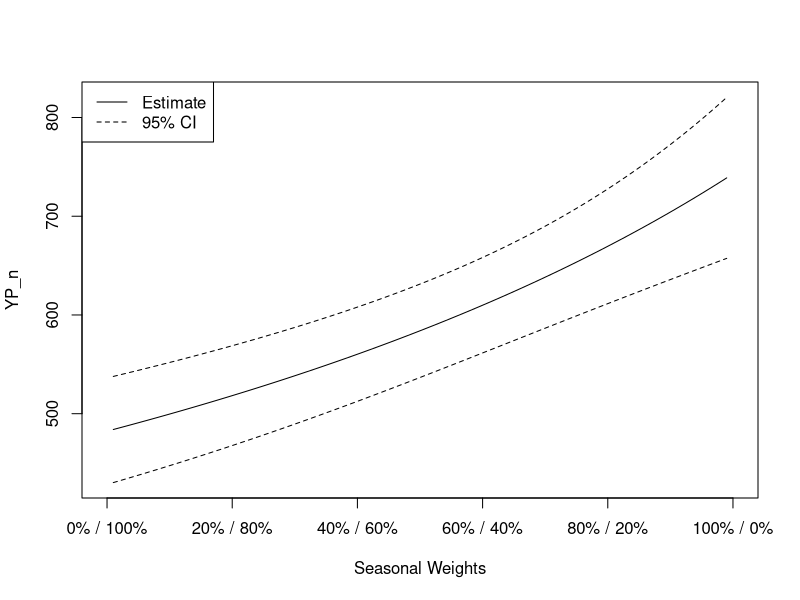
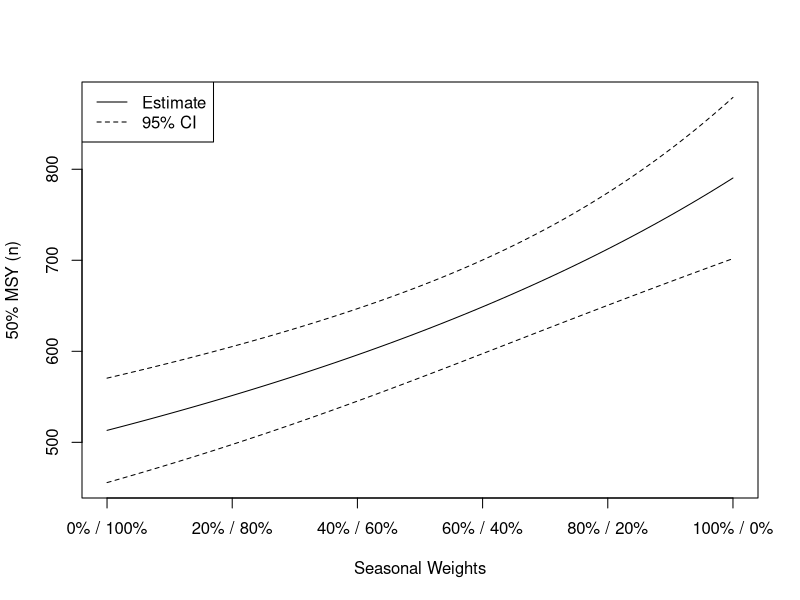
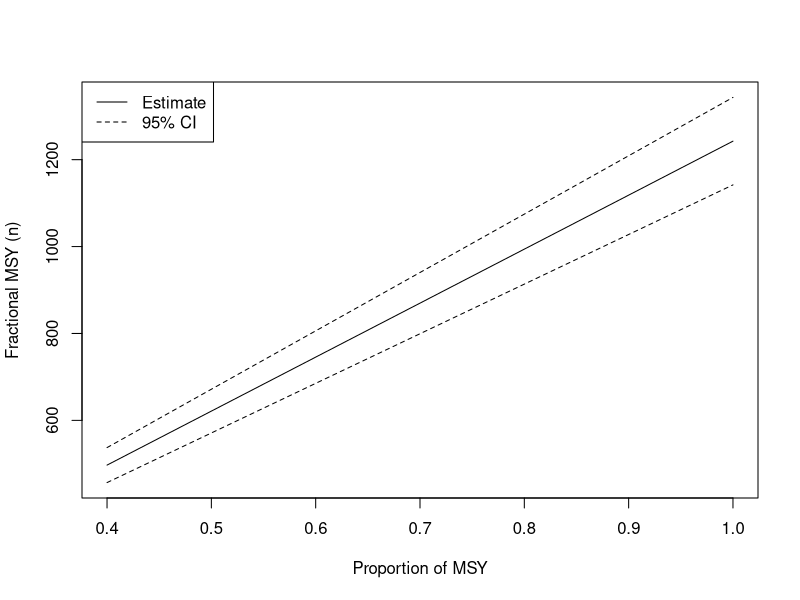
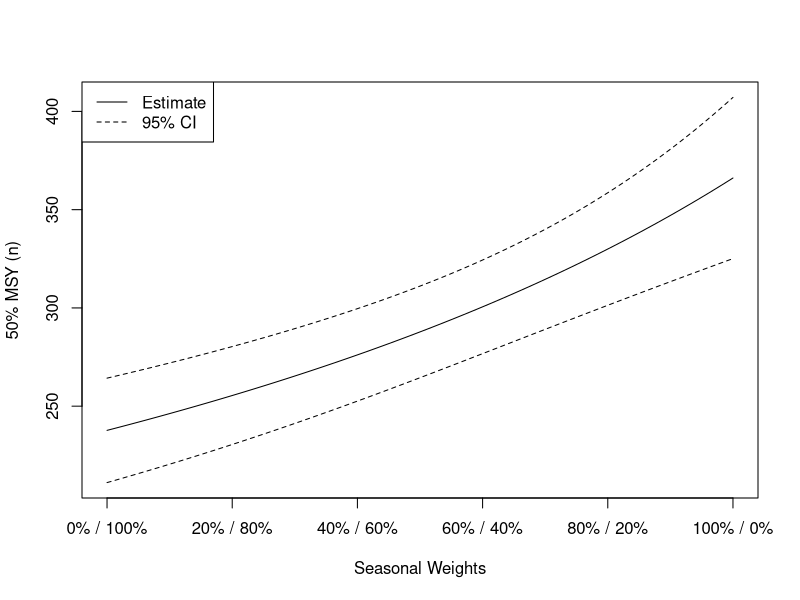
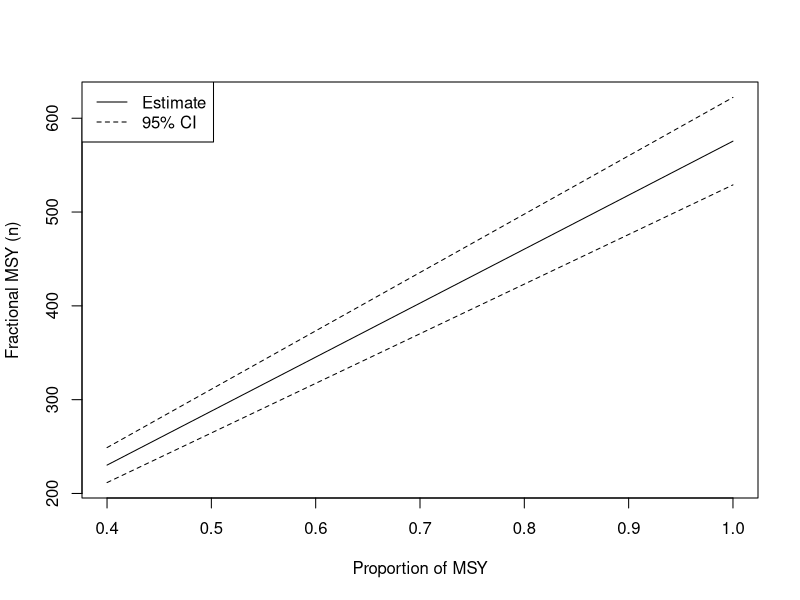
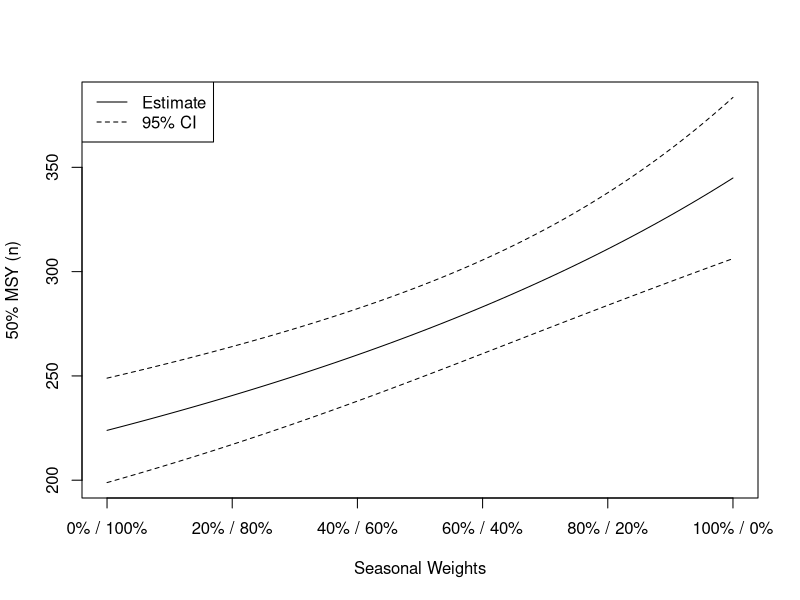
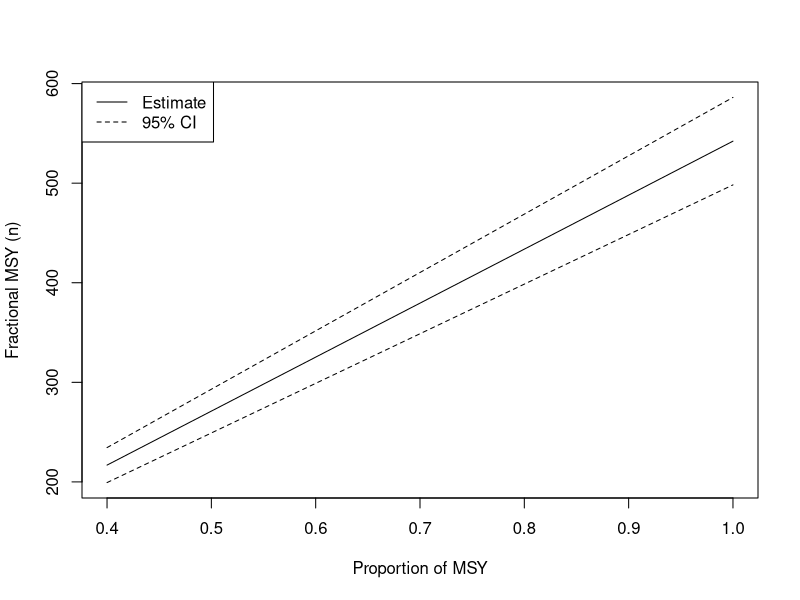

Recreate these plots in R, in order.
## ---- chunk 1
knitr::opts_chunk$set(echo = FALSE, dpi=300, fig.height = 7, fig.width = 10, message=FALSE, warning=FALSE)
## ---- chunk 2
library(tidyverse)

## per Corey email 9/4/2024
legal_nobait <- read_csv("BOF_2024/flat_data/legal_nobait.csv")

# ## the data I was sent before
# march_data <- read_csv("Analysis_2024/flat_data/March_Catch_Data.csv")[,-(14:21)]
# june_data <- read_csv("Analysis_2024/flat_data/June_Catch_Data.csv")
# 
# all_data <- data.frame(event = c(rep("March", nrow(march_data)),
#                                  rep("June", nrow(june_data))),
#                        FL = c(march_data$FL, june_data$FL),
#                        TL = c(march_data$FL, june_data$TL),
#                        weight_kg = c(march_data$kg, june_data$Kg),
#                        bait = c(march_data$Bait, june_data$Bait),
#                        gear = c(march_data$Gear, rep(NA, nrow(june_data))),
#                        technique = c(march_data$Technique, rep(NA, nrow(june_data))))
# 
# ## reconstructing legal_nobait from previous data - does it match?
# legal_nobait1 <- filter(all_data, (event == "March") | (event == "June" & bait == "N"))
# 
# (sort(legal_nobait$kg) == sort(legal_nobait1$weight_kg)) # %>% all
# ## it does match!



########### LAM inputs

area <- 3674#3717
log10_area <- log10(area)
log10_YP <- 0.72*log10_area + 0.6
YP_kg <- 10^log10_YP




########### estimating mean weight of harvest
season_weights <- c(0.5, 0.5)   # summer, then winter

# by season
season_Wbar <- tapply(legal_nobait$kg, legal_nobait$Season, mean)
season_n <- tapply(legal_nobait$kg, legal_nobait$Season, length)
season_varWbar <- tapply(legal_nobait$kg, legal_nobait$Season, var)/season_n
season_seWbar <- sqrt(season_varWbar)

# combined
Wbar <- sum(season_weights*season_Wbar)/sum(season_weights)
varWbar <- sum((season_weights^2)*season_varWbar)/(sum(season_weights)^2)
seWbar <- sqrt(varWbar)
## ---- chunk 3
tab1 <- cbind(season_n, season_Wbar, season_seWbar)
colnames(tab1) <- c("n","Wbar_kg","SE(Wbar_kg)")
knitr::kable(tab1[2:1,], digits=3)
## ---- chunk 4
# LAM assuming YP is known without error
YP_n <- YP_kg/Wbar + YP_kg/(Wbar^3)*varWbar
var_YP_n <- (YP_kg^2)/(Wbar^4)*varWbar
se_YP_n <- sqrt(var_YP_n)
ci_YP_n <- YP_n + c(-1,1)*1.96*se_YP_n
## ---- chunk 5
## investigating the effect of different weightings
possible_wts <- seq(.01, .99, by=.01)
ci_YP_n_all <- matrix(nrow=length(possible_wts), ncol=2)
YP_n_all <- rep(NA, length(possible_wts))
for(i in seq_along(possible_wts)) {
  season_weights <- c(possible_wts[i], 1-possible_wts[i])   # summer, then winter

  # by season
  season_Wbar <- tapply(legal_nobait$kg, legal_nobait$Season, mean)
  season_n <- tapply(legal_nobait$kg, legal_nobait$Season, length)
  season_varWbar <- tapply(legal_nobait$kg, legal_nobait$Season, var)/season_n
  season_seWbar <- sqrt(season_varWbar)

  # combined
  Wbar <- sum(season_weights*season_Wbar)/sum(season_weights)
  varWbar <- sum((season_weights^2)*season_varWbar)/(sum(season_weights)^2)
  seWbar <- sqrt(varWbar)

  # LAM assuming YP is known without error
  YP_n <- YP_kg/Wbar + YP_kg/(Wbar^3)*varWbar
  var_YP_n <- (YP_kg^2)/(Wbar^4)*varWbar
  se_YP_n <- sqrt(var_YP_n)
  ci_YP_n <- YP_n + c(-1,1)*1.96*se_YP_n

  YP_n_all[i] <- YP_n
  ci_YP_n_all[i,] <- ci_YP_n
}
plot(NA, xlim=0:1, ylim=range(ci_YP_n_all),
     ylab="YP_n", xlab="Seasonal Weights",
     xaxt="n")
lines(possible_wts, YP_n_all)
lines(possible_wts, ci_YP_n_all[,1], lty=2)
lines(possible_wts, ci_YP_n_all[,2], lty=2)
legend("topleft", lty=1:2, legend=c("Estimate", "95% CI"))

axis(side=1, at=seq(0, 1, by=0.2),
     labels = paste0(seq(0, 100, 20), "% / ",
                    seq(100, 0, -20), "%"))
## ---- chunk 6
# prediction variance of a new lake (Crosswind), on the log scale
predvarsim <- 0.09958763

nsim <- 100000

## vector of simulated YP (kg) of new lake, on the log scale
predlog10YP_kg <- rnorm(nsim, 0.6 + 0.72*log10(area), sqrt(predvarsim))

## back to natural scale
predYP_kg <- 10^predlog10YP_kg
# hist(predYP)

# the sampling variances of the weight samples are incorporated using bootstrapping!
YP_sim <- rep(NA, nsim)
for(i in 1:nsim) {
  winter_boot <- sample(legal_nobait$kg[legal_nobait$Season == "Winter"], replace=TRUE)
  summer_boot <- sample(legal_nobait$kg[legal_nobait$Season == "Summer"], replace=TRUE)

  weight_winter <- 0.5
  # weight_winter <- rbeta(1, 5, 5)
  weight_summer <- 1 - weight_winter

  Wbar <- (weight_winter * mean(winter_boot)) + (weight_summer * mean(summer_boot))
  YP_sim[i] <- predYP_kg[i]/Wbar
}
# hist(YP_sim)
# mean(YP_sim)
# median(YP_sim)
# sd(YP_sim)
# 
# quantile(YP_sim, c(0.025, 0.975))
## ---- chunk 7
## here comes Lester stuff!
Temp <- -3 # direct input
A <- area  # carried from before
D_max <- 44.2 # direct input
D_mn <- 16.5  # direct input
DR <- D_max/D_mn
D_th <- 3.26*(A^0.109)*(D_mn^0.213)*exp(-0.0263*Temp)
pV_hy <- (1-(D_th/D_max))^DR
pV_eb <- exp(-4.63*pV_hy)

# using Lester Winf
L_inf <- 957*(1-exp(-0.14*(1+log(A))))
W_inf_null <- (L_inf/451)^3.2

S <- 1/(1+exp(2.47+(0.386*Temp)-(16.8*pV_hy)))
B_msy <- 8.47*(D_mn*pV_eb*S)/(W_inf_null^1.33)
M <- 0.26*(exp((0.021*Temp)+(0.0004*(Temp^2))))/(W_inf_null^0.30)
msy_ha_null <- B_msy*M
msy_null <- msy_ha_null*area 

# using sampled Winf
W_inf_samp <- 6.35  # direct input
S <- 1/(1+exp(2.47+(0.386*Temp)-(16.8*pV_hy)))
B_msy <- 8.47*(D_mn*pV_eb*S)/(W_inf_samp^1.33)
M <- 0.26*(exp((0.021*Temp)+(0.0004*(Temp^2))))/(W_inf_samp^0.30)
msy_ha_samp <- B_msy*M
msy_samp <- msy_ha_samp*area   

W_inf_mod <- 6.587089  # direct input
S <- 1/(1+exp(2.47+(0.386*Temp)-(16.8*pV_hy)))
B_msy <- 8.47*(D_mn*pV_eb*S)/(W_inf_mod^1.33)
M <- 0.26*(exp((0.021*Temp)+(0.0004*(Temp^2))))/(W_inf_mod^0.30)
msy_ha_mod <- B_msy*M
msy_mod <- msy_ha_mod*area   
## ---- chunk 8
weighted_ests <- function(y_kg, season_weights = c(0.5, 0.5)) {
  # by season
  season_Wbar <- tapply(legal_nobait$kg, legal_nobait$Season, mean)
  season_n <- tapply(legal_nobait$kg, legal_nobait$Season, length)
  season_varWbar <- tapply(legal_nobait$kg, legal_nobait$Season, var)/season_n
  season_seWbar <- sqrt(season_varWbar)

  # combined
  Wbar <- sum(season_weights*season_Wbar)/sum(season_weights)
  varWbar <- sum((season_weights^2)*season_varWbar)/(sum(season_weights)^2)
  seWbar <- sqrt(varWbar)
  
  # assuming YP is known without error
  out <- list()
  out$y_n <- y_kg/Wbar + y_kg/(Wbar^3)*varWbar
  var_y_n <- (y_kg^2)/(Wbar^4)*varWbar
  out$se_y_n <- sqrt(var_y_n)
  out$ci_y_n <- out$y_n + c(-1,1)*1.96*out$se_y_n
  
  return(out)
}
ests_null <- weighted_ests(y_kg = msy_null)
ests_samp <- weighted_ests(y_kg = msy_samp)
ests_mod <- weighted_ests(y_kg = msy_mod)
## ---- chunk 9
comptable <- data.frame(Estimate=c("Lake Area", "Catch sampling", "Bayesian"),
                        W_inf=c(W_inf_null, W_inf_samp, W_inf_mod),
                        MSY=c(msy_null, msy_samp, msy_mod),
                        MSY_n=c(ests_null$y_n, ests_samp$y_n, ests_mod$y_n),
                        MSY_n_50=0.5*c(ests_null$y_n, ests_samp$y_n, ests_mod$y_n))
knitr::kable(comptable, digits=c(0, 2, 0, 0, 0))
## ---- chunk 10
p_winter <- seq(from=0, to=1, by=0.1)
tbl7_null <- tbl7_samp <- tbl7_mod <- 
  data.frame(`SW` = paste(100*(1-p_winter), 100*p_winter, sep="/"),
             W=NA, SE_W=NA, 
             MSY40=NA, MSY50=NA, MSY60=NA, MSY70=NA, MSY80=NA, MSY90=NA, MSY100=NA)
for(i in 1:length(p_winter)) {
  season_weights <- c(1-p_winter[i], p_winter[i])
  tbl7_null$W[i] <- tbl7_samp$W[i] <- tbl7_mod$W[i] <-
    sum(season_weights*season_Wbar)/sum(season_weights)
  tbl7_null$SE_W[i] <- tbl7_samp$SE_W[i] <- tbl7_mod$SE_W[i] <-
    sqrt(sum((season_weights^2)*season_varWbar)/(sum(season_weights)^2))
  tbl7_null$MSY100[i] <- 
    weighted_ests(y_kg=msy_null, season_weights=season_weights)$y_n
  tbl7_samp$MSY100[i] <- 
    weighted_ests(y_kg=msy_samp, season_weights=season_weights)$y_n
  tbl7_mod$MSY100[i] <- 
    weighted_ests(y_kg=msy_mod, season_weights=season_weights)$y_n
}
for(j in 4:9) {
  tbl7_null[,j] <- j/10*tbl7_null[,10]
  tbl7_samp[,j] <- j/10*tbl7_samp[,10]
  tbl7_mod[,j] <- j/10*tbl7_mod[,10]
}
## ---- chunk 11
p_msy <- seq(from=0.4, to=1, by=0.1)
tbl8_null <- tbl8_samp <- tbl8_mod <- 
  data.frame(perc_MSY=100*p_msy, MSY_n=NA, SE_MSY_n=NA, Upr_95_CI=NA, Lwr_95_CI=NA)
for(i in 1:length(p_msy)) {
  ests_null <- weighted_ests(y_kg=msy_null*p_msy[i])
  ests_samp <- weighted_ests(y_kg=msy_samp*p_msy[i])
  ests_mod <- weighted_ests(y_kg=msy_mod*p_msy[i])
  
  tbl8_null[i, 2:5] <- unlist(ests_null)
  tbl8_samp[i, 2:5] <- unlist(ests_samp)
  tbl8_mod[i, 2:5] <- unlist(ests_mod)
}
## ---- chunk 12
# fig 5
p_winter <- seq(from=0, to=1, by=0.01)
fig5_null <- fig5_samp <- fig5_mod <- matrix(nrow=length(p_winter), ncol=4)
for(i in 1:length(p_winter)) {
  fig5_null[i,] <- 
    unlist(weighted_ests(y_kg=0.5*msy_null, season_weights=c(p_winter[i], 1-p_winter[i])))
  fig5_samp[i,] <- 
    unlist(weighted_ests(y_kg=0.5*msy_samp, season_weights=c(p_winter[i], 1-p_winter[i])))
  fig5_mod[i,] <- 
    unlist(weighted_ests(y_kg=0.5*msy_mod, season_weights=c(p_winter[i], 1-p_winter[i])))
}

plotfig5 <- function(x, ...) {
  plot(x=p_winter, y=x[,1], ylim=range(x[,3:4]), type='l', xaxt="n", 
       ylab="50% MSY (n)", xlab="Seasonal Weights", ...=...)
  lines(x=p_winter, y=x[,3], lty=2)
  lines(x=p_winter, y=x[,4], lty=2)
  legend("topleft", lty=1:2, legend=c("Estimate", "95% CI"))
  tlabs <- seq(from=0, to=1, by=0.2)
  axis(side=1, at=tlabs, labels=paste0(100*tlabs, "% / ", 100*(1-tlabs), "%"))
}
## ---- chunk 13
# fig 6
p_MSY <- seq(from=0.4, to=1, by=0.01)
fig6_null <- fig6_samp <- fig6_mod <- matrix(nrow=length(p_MSY), ncol=4)
for(i in 1:length(p_MSY)) {
  fig6_null[i,] <- 
    unlist(weighted_ests(y_kg=p_MSY[i]*msy_null))
  fig6_samp[i,] <- 
    unlist(weighted_ests(y_kg=p_MSY[i]*msy_samp))
  fig6_mod[i,] <- 
    unlist(weighted_ests(y_kg=p_MSY[i]*msy_mod))
}

plotfig6 <- function(x, ...) {
  plot(x=p_MSY, y=x[,1], ylim=range(x[,3:4]), type='l', #xaxt="n", 
       ylab="Fractional MSY (n)", xlab="Proportion of MSY", ...=...)
  lines(x=p_MSY, y=x[,3], lty=2)
  lines(x=p_MSY, y=x[,4], lty=2)
  legend("topleft", lty=1:2, legend=c("Estimate", "95% CI"))
  # tlabs <- seq(from=0, to=1, by=0.2)
  # axis(side=1, at=tlabs, labels=paste0(100*tlabs, "% / ", 100*(1-tlabs), "%"))
}
## ---- chunk 14
dig7 <- c(0, 2, 2, rep(0, 7))
knitr::kable(tbl7_null, digits=dig7)
## ---- chunk 15
knitr::kable(tbl8_null, digits=0)
## ---- chunk 16
plotfig5(fig5_null)
## ---- chunk 17
plotfig6(fig6_null)
## ---- chunk 18
knitr::kable(tbl7_samp, digits=dig7)
## ---- chunk 19
knitr::kable(tbl8_samp, digits=0)
## ---- chunk 20
plotfig5(fig5_samp)
## ---- chunk 21
plotfig6(fig6_samp)
## ---- chunk 22
knitr::kable(tbl7_mod, digits=dig7)
## ---- chunk 23
knitr::kable(tbl8_mod, digits=0)
## ---- chunk 24
plotfig5(fig5_mod)
## ---- chunk 25
plotfig6(fig6_mod)
